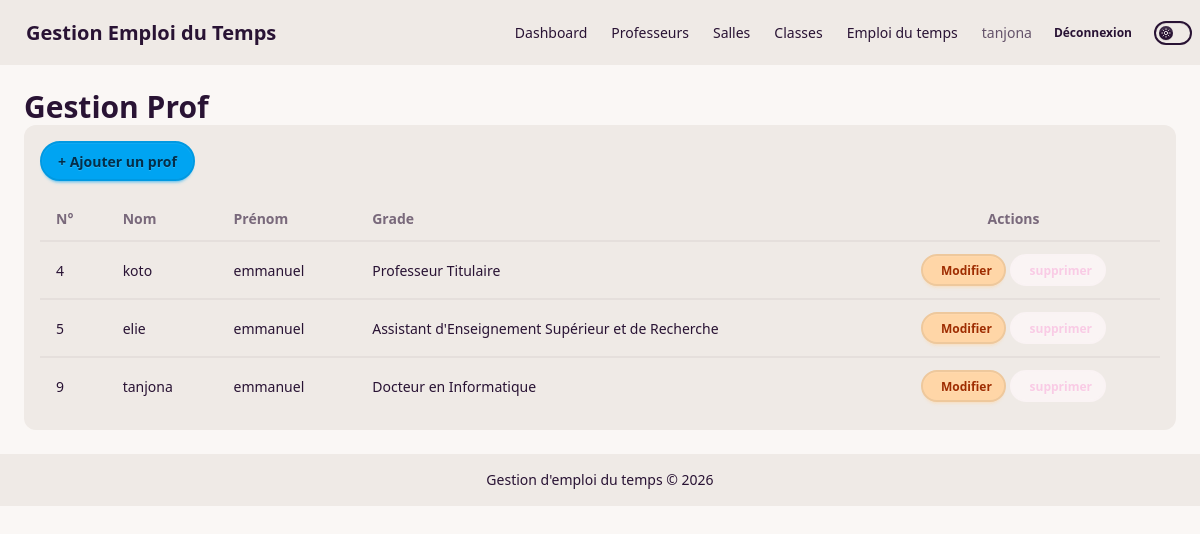
Page /prof/ (signed in) on the earlier database version.
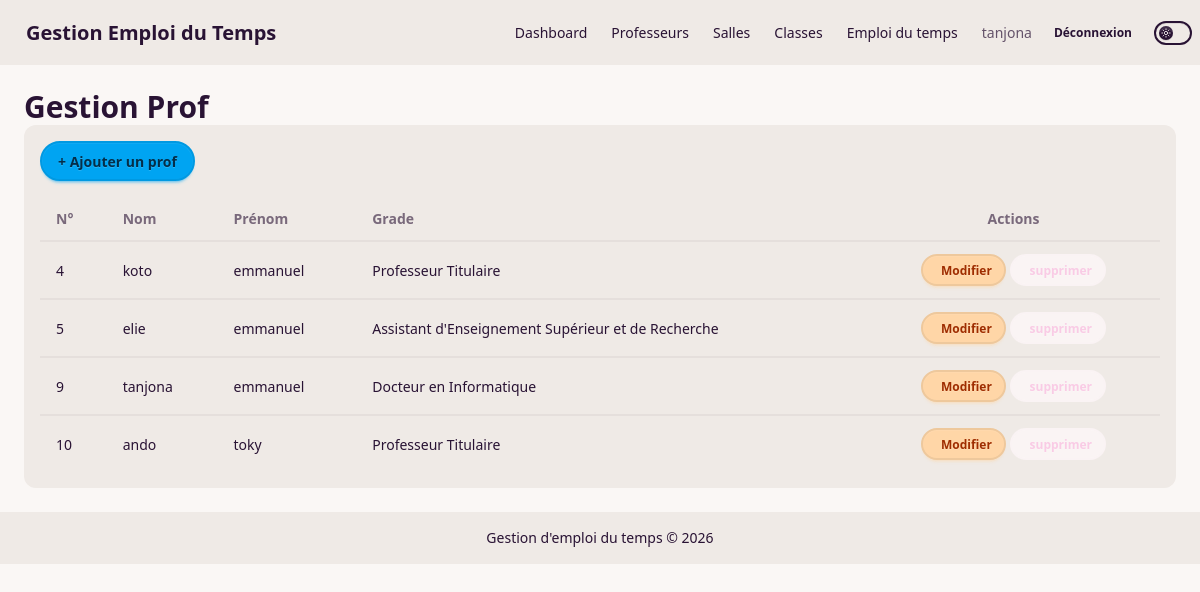
Same page on the later database version.
### emploi/models.py (models this page shows, shortened)
class Prof  (models.Model):
    GRADE_CHOICES = [
        ("PT", "Professeur Titulaire"),
        ("MC", "Maître de Conférences"),
        ("AESR", "Assistant d'Enseignement Supérieur et de Recherche"),
        ("HDR", "Docteur HDR"),
        ("DI", "Docteur en Informatique"),
        ("DOC", "Doctorant en Informatique"),
    ]
    idprof = models.AutoField(primary_key=True)
    nomprof = models.CharField(max_length=100)
    prenomprof = models.CharField(max_length=100)
    grad = models.CharField(
        max_length=10,
        choices=GRADE_CHOICES
    )

### emploi/views.py (the view)
# urls.py: path('prof/', login_required(views.list_prof), name="prof"),
def list_prof(request):
    profs = Prof.objects.all()
    form = ProfForms()
    return render(request, "professeur/prof.html", {'profs':profs , 'form':form})

### emploi/forms.py
class ProfForms(forms.ModelForm):
    class Meta:
        model = Prof
        fields = ['nomprof','prenomprof','grad']

### emploi/templates/professeur/prof.html (shortened to what this page needs)
{%extends 'base.html'%} {%block content%}
<h1 class="text-3xl font-bold">Gestion Prof</h1>
<div class="w-full bg-base-200 p-4 rounded-xl">
    <div class="mb-4">
        <button onclick="mdprof.showModal()" class="btn btn-info">+ Ajouter un prof</button>
    </div>
    <div class="overflow-x-auto">
        <table class="table table-zebra w-full">
            <thead>
                <tr>
                    <th>N°</th>
                    <th>Nom</th>
                    <th>Prénom</th>
                    <th>Grade</th>
                    <th class="text-center">Actions</th>
                </tr>
            </thead>
            <tbody>
                {% for prf in profs%}
                <tr>
                    <td>{{prf.idprof}}</td>
                    <td>{{prf.nomprof}}</td>
                    <td>{{prf.prenomprof}}</td>
                    <td>{{prf.get_grad_display}}</td>
                    <td class="text-center">
                        <button type="button" class="btn btn-sm btn-accent"
                            onclick="document.getElementById('modal_mod_{{ prf.idprof }}').showModal()">
                            Modifier
                        </button>
                        <button class="btn btn-soft btn-secondary btn-sm" type="button" onclick="document.getElementById('modal_sup_{{prf.idprof}}').showModal()">
                            supprimer
                        </button>
                    </td>
                </tr>
                {%endfor%}
            </tbody>
        </table>
    </div>
</div>
{%endblock%}

Differences in the rows shown:
added Prof: idprof "10", nomprof "ando", prenomprof "toky", grad "Professeur Titulaire"
